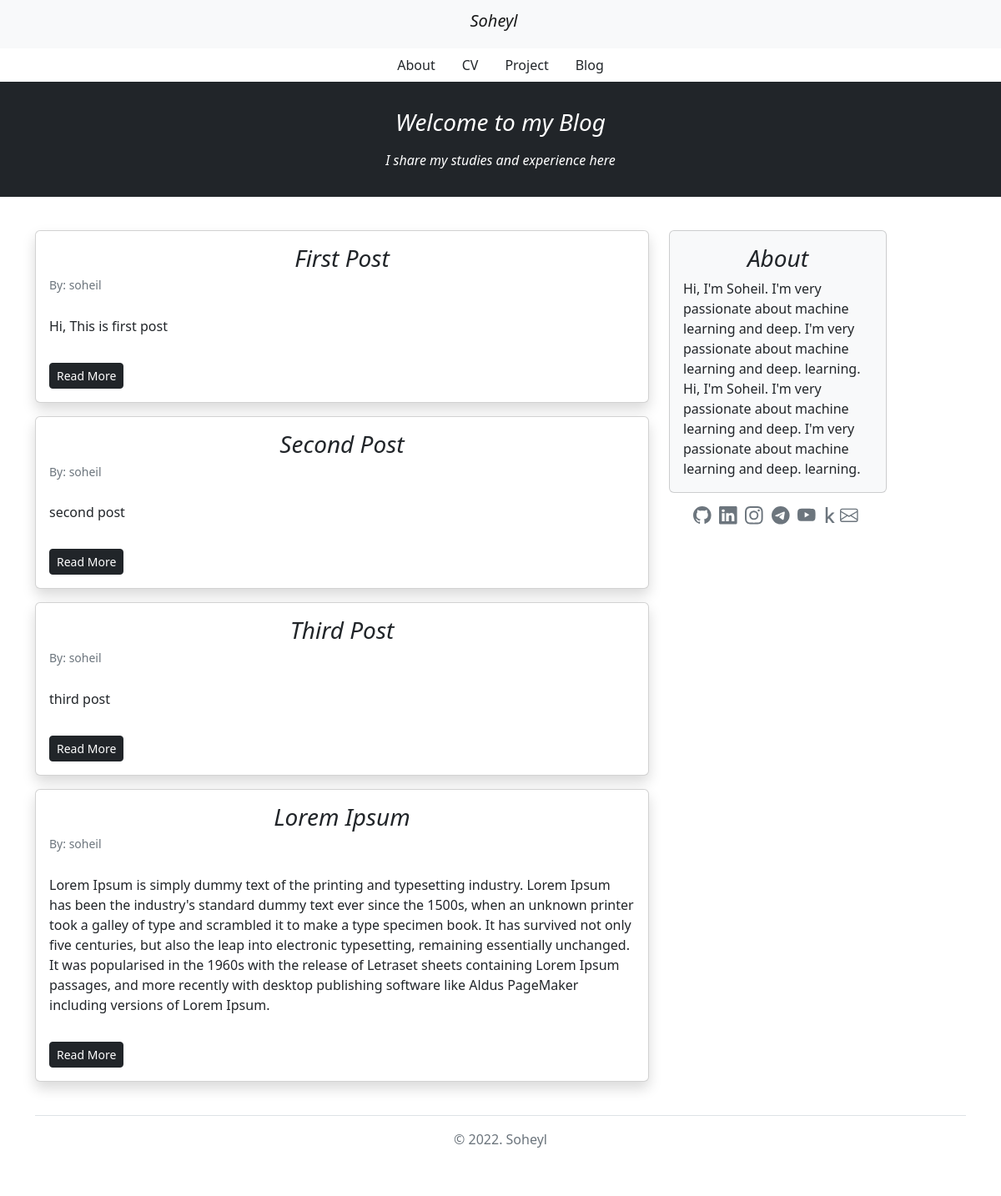
Screenshot of /blog/ with the database file from the repository.
### blog/models.py (models this page shows, shortened)
class Post(models.Model):
    STATUS_CHOICES = (
        ('pub', 'Published'),
        ('drf', 'Draft'),
    )
    title = models.CharField(max_length=100)
    text = models.TextField()
    author = models.ForeignKey('auth.User', on_delete=models.CASCADE)
    datetime_create = models.DateTimeField(auto_now_add=True)
    datetime_modified = models.DateTimeField(auto_now=True)
    status = models.CharField(choices=STATUS_CHOICES, max_length=3)

### blog/views.py (the view)
# urls.py: path('', views.post_list_view, name='posts_list'),
def post_list_view(request):
    posts_list = Post.objects.all()
    return render(request, 'blog/posts_list.html', {'posts_list': posts_list})

### blog/templates/blog/posts_list.html (shortened to what this page needs)
{% extends '_base.html' %}
{% block container-fluid %}
    <h3 class="my-3 mt-3 text-white fst-italic text-center">Welcome to my Blog</h3>
    <p class="text-white fst-italic text-center">I share my studies and experience here</p>
{% endblock container-fluid %}
{% block content %}
    <div class="col-md-8">
        {% for post in posts_list %}
            <div class="card shadow my-3">
                <div class="card-body">
                    <h3 class="card-title fst-italic text-center">{{ post.title }}</h3>
                    <h4 class="card-subtitle mb-2 text-muted small py-1">By: {{ post.author }}</h4>
                    <p class="card-text py-3">
                        {{ post.text }}
                    </p>
                    <a href="{% url 'post_detail' post.id %}" class="btn btn-sm btn-dark">Read More</a>
                </div>
            </div>
        {% endfor %}
    </div>
{% endblock content %}

### templates/_base.html (shortened to what this page needs)
<!doctype html>
<html lang="en">
<head>
    <link href="https://cdn.jsdelivr.net/npm/bootstrap@5.2.0/dist/css/bootstrap.min.css" rel="stylesheet"
>
</head>
<body>
<div>
    <nav class="navbar navbar-light bg-light">
        <div class="container-fluid justify-content-center">
            <a class="navbar-brand h1 fst-italic" href="#">Soheyl</a>
        </div>
    </nav>
    <ul class="nav justify-content-center">
        <li class="nav-item">
            <a class="nav-link text-dark" href="#">About</a>
        </li>
        <li class="nav-item">
            <a class="nav-link text-dark" href="#">CV</a>
        </li>
        <li class="nav-item">
            <a class="nav-link text-dark" href="#">Project</a>
        </li>
        <li class="nav-item">
            <a class="nav-link text-dark" href="#">Blog</a>
        </li>
    </ul>
</div>
<div class="container-fluid bg-dark text-white">
    <div class="row py-3">
        <div class="col-md-8 col-md-10 mx-auto">
            {% block container-fluid %}
            {% endblock container-fluid %}
        </div>
    </div>
</div>
<div class="container mt-4">
    <div class="row">
        {% block content %}
        {% endblock content %}
        <div class="col-md-3">
            <div class="position-sticky" style="top: 2rem;">
                <div class="card my-3 bg-light">
                    <div class="card-body bg-dar">
                        <h3 class="card-title fst-italic text-center">About</h3>
                        <p class="card-text">Hi, I'm Soheil. I'm very passionate about machine learning and deep. I'm
                            very passionate about machine learning and deep.
                            learning. Hi, I'm Soheil. I'm very passionate about machine learning and deep. I'm very
                            passionate about machine learning and deep.
                            learning.</p>
                    </div>
                </div>
                <div class="text-center my-3">
                    <a class="nounderline text-decoration-none" href="">
                    </a>
                    <a class="nounderline text-decoration-none active" href="">
                    </a>
                    <a class="nounderline text-decoration-none" href="">
                    </a>
                    <a class="nounderline text-decoration-none" href="">
                    </a>
                    <a class="nounderline text-decoration-none" href="">
                    </a>
                    <a class="nounderline text-decoration-none" href="">
                    </a>
                    <a class="nounderline text-decoration-none" href="">
                    </a>
                </div>
            </div>
        </div>
    </div>
</div>
<div class="container">
    <footer class="py-3 my-4 border-top">
        <p class="text-center text-muted">&copy; 2022. Soheyl</p>
    </footer>
</div>
</body>
</html>

### rows the page displays
Post: title "First Post", author "soheil", text "Hi, This is first post"
Post: title "Second Post", author "soheil", text "second post"
Post: title "Third Post", author "soheil", text "third post"
Post: title "Lorem Ipsum", author "soheil", text "Lorem Ipsum is simply dummy text of the printing and typesetting industry. Lorem Ipsum has been the industry's standard dummy text ever since the 1500s, when an unknown printer took a galley of type and scrambled it to make a type specimen book. It has survived not only five centuries, but also the leap into electronic typesetting, remaining essentially unchanged. It was popularised in the 1960s with the release of Letraset sheets containing Lorem Ipsum passages, and more recently with desktop publishing software like Aldus PageMaker including versions of Lorem Ipsum."
